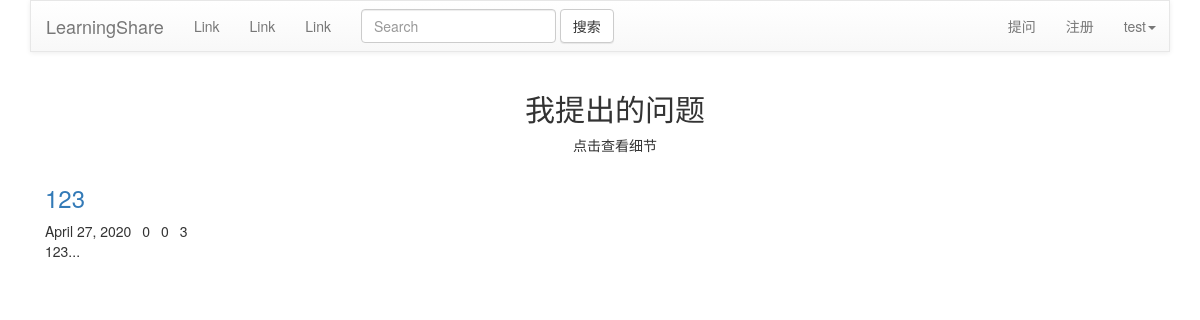
Page /question/my_questions/ (signed in) on the earlier database version.
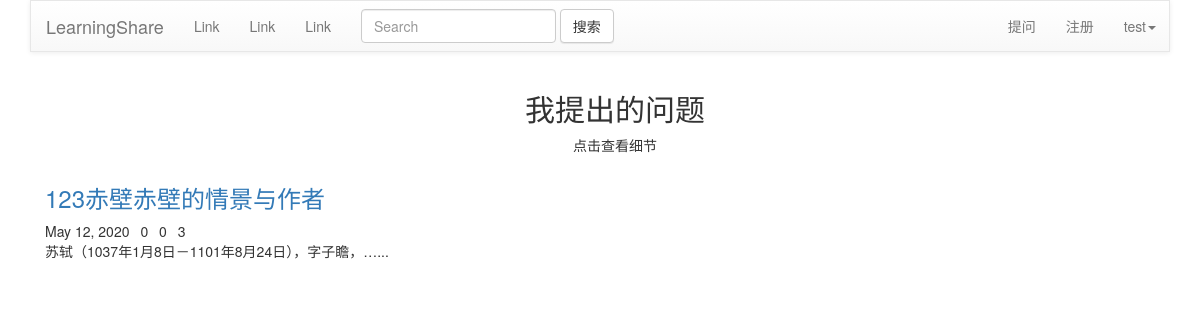
Same page on the later database version.
### QuestionApp/models.py (models this page shows, shortened)
class Question(models.Model):
    user = models.ForeignKey(User, verbose_name='提问者', related_name='questions',on_delete=models.CASCADE)
    questionTitle = models.CharField('问题标题', max_length=40, unique=True,blank=False)
    questionCategory = models.ForeignKey('CategoryApp.Category', verbose_name='板块名称', on_delete=models.CASCADE)
    questionDescription = models.TextField('详细描述')
    created=models.DateTimeField(default=timezone.now,verbose_name='发布日期')
    publishDate = models.DateTimeField(auto_now=True, verbose_name='更新日期')
    goodNum = models.IntegerField(default=0,verbose_name='赞数')
    badNum = models.IntegerField(default=0, verbose_name='反对数')
    grade = models.IntegerField(default=0, verbose_name='综合质量')
    collect = models.ManyToManyField(User, verbose_name='收藏',blank=True)
    users_like = models.ManyToManyField(User, related_name="questions_like", blank=True)

### AnswerApp/models.py (models this page shows, shortened)
class AnswerModel(models.Model):
    author = models.ForeignKey(User, related_name='answers', verbose_name='回答者', on_delete=models.CASCADE)
    question = models.ForeignKey('QuestionApp.Question', related_name='answers',
                                 verbose_name='问题', on_delete=models.CASCADE)
    pub_date = models.DateTimeField(auto_now=True, verbose_name='回答时间')
    answer_text = models.TextField(verbose_name='回答内容')
    goodNum = models.IntegerField(default=0, verbose_name='赞数')
    badNum = models.IntegerField(default=0, verbose_name='反对数')
    grade = models.IntegerField(default=0, verbose_name='综合质量')
    collect = models.ManyToManyField(User, related_name='collect_answer', verbose_name='收藏')
    user_like_answer = models.ManyToManyField(User, related_name='answers_like', blank=True)
    user_unlike_answer = models.ManyToManyField(User, related_name='answers_unlike', blank=True)
    class Meta:
        ordering = ("-grade",)

### QuestionApp/views.py (the view)
# urls.py: path('my_questions/', views.my_questions, name='my_questions'),
def my_questions(request):
    username = request.user.username
    is_logged_in = True
    context = {
        'username': username,
        'is_logged_in': is_logged_in,
    }
    questions = request.user.questions.all()
    answers = request.user.answers.all()
    context['questions'] = questions
    context['answers'] = answers
    return render(request, 'question/my_questions.html', context)

### templates/question/my_questions.html (shortened to what this page needs)
{% extends "index.html" %}
{% load static %}
{% block content %}
    <div id="fh5co-blog">
		<div class="container">
			<div class="row animate-box">
				<div class="col-md-8 col-md-offset-2 text-center fh5co-heading">
					<h2>我提出的问题</h2>
					<p>点击查看细节</p>
				</div>
			</div>
			<div class="row">
                {% for question in questions %}
                <div class="col-lg-12 col-md-12">
					<div class="fh5co-blog animate-box">
						<div class="blog-text">
							<h3><a href="{% url 'question:question_content' question_id=question.id %}">{{ question.questionTitle }}</a></h3>
							<span class="posted_on">{{ question.publishDate | date:"F j, Y" }}</span>
                            <span class="comment">&ensp;{{ question.badNum }}</span>
                            <span class="comment">&ensp;{{ question.goodNum }}</span>
                            <span class="comment">&ensp;{{ question.answers.all | length }}</span>
                            <p>{{ question.questionDescription | truncatechars:"30" }}...</p>
						</div>
					</div>
				</div>
                {% endfor %}
			</div>
		</div>
	</div>
{% endblock %}

Differences in the rows shown:
changed Question: questionTitle "123" → "123赤壁赤壁的情景与作者"; publishDate "April 27, 2020" → "May 12, 2020"; questionDescription "123" → "苏轼（1037年1月8日－1101年8月24日），字子瞻，…"
